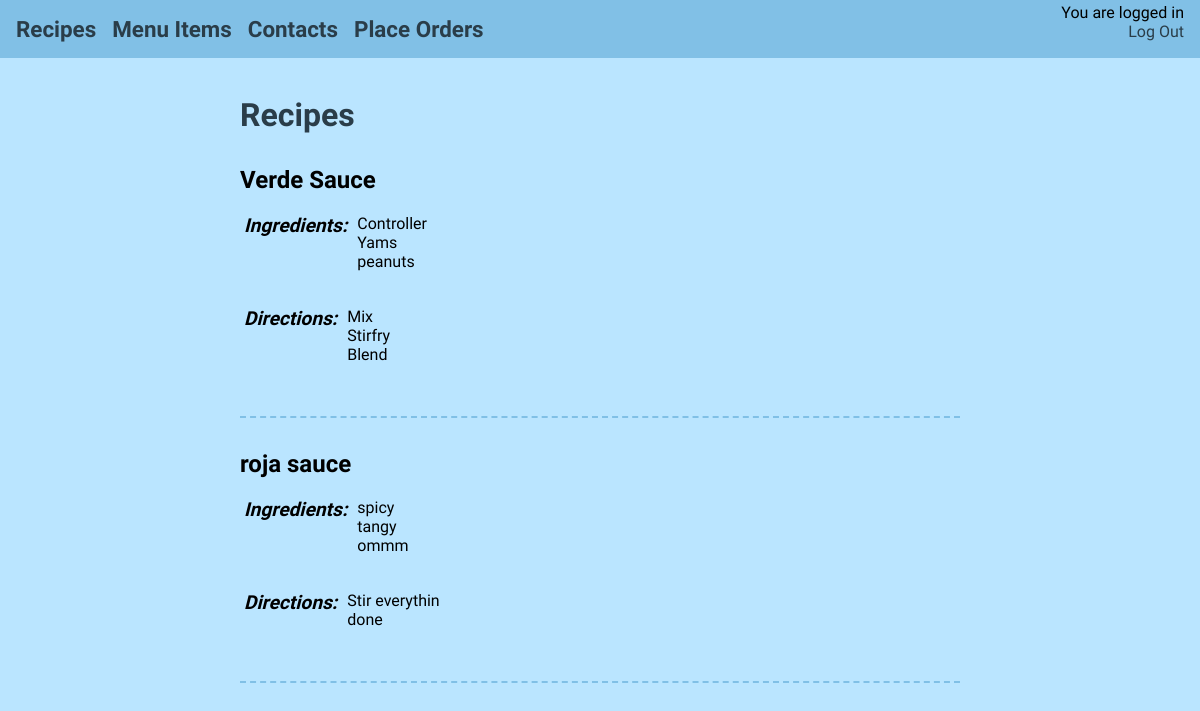
The page /recipes (signed in) on the database its author committed.
### manager_guide/models.py (models this page shows, shortened)
class Recipe(models.Model):
	name = models.CharField(max_length=100)
	ingredients = models.TextField()
	directions = models.TextField()

### manager_guide/views.py (the view)
# urls.py: url(r'^recipes$', views.recipes, name='recipes'),
@login_required
def recipes(request):
	recipes = Recipe.objects.order_by('name')
	return render(request, 'manager_guide/recipes.html', {'recipes': recipes})

### manager_guide/templates/manager_guide/recipes.html
{% extends 'manager_guide/base2.html' %}
{% block content %}
	<div id="content_box">
		<div id="menu_tag">
			<h1>Recipes</h1>
			<div class="menu_items">
				{% for recipe in recipes %}
				<h2>{{ recipe.name }}</h2>
				<table>
					<tr>
						<td><p><em>Ingredients:</em></p></td>
						<td><p>{{ recipe.ingredients|linebreaksbr }}</p></td>
					</tr>
					<tr>
						<td><p><em>Directions:</em></p></td>
						<td><p>{{ recipe.directions|linebreaksbr }}</p></td>
					</tr>
				</table>
				<center><hr /></center>
				{% endfor %}
			</div>
		</div>
	</div>
{% endblock %}

### manager_guide/static/manager_guide/css/style.css (style rules this page uses)
html, body, header, h1, h2, h3, h4, p, a, div, ul, li, table, td, tr { margin: 0; padding: 0; display: block; }
table td { display: table-cell; vertical-align: top; }
hr { margin: 2rem 0; display: block; border-color: #81C0E6; border-width: 2px 0 0 0; border-style: dashed; }
body { background: #BAE5FF; }
h1 { font-family: "Source Sans Pro", sans-serif; color: #2A3D49; }
#content_box { display: flex; position: absolute; top: 0; bottom: 0; left: 0; right: 0; justify-content: center; z-index: -1; }
#content_box #menu_tag { width: 60%; margin-top: 10vh; margin-bottom: 5vh; text-align: left; align-self: flex-start; justify-self: flex-start; }
#content_box #menu_tag em { font-weight: 600; font-decoration: none; font-size: 1.2rem; margin-right: 0.5rem; }
#content_box h1, #content_box h2, #content_box h3, #content_box p { font-family: "Source Sans Pro", sans-serif; }
#content_box h1, #content_box p { margin: 1rem 0; }
#content_box h2 { margin: 2rem 0 0 0; }

### rows shown on the page
Recipe: name "Verde Sauce", ingredients "Controller Yams peanuts", directions "Mix Stirfry Blend"
Recipe: name "roja sauce", ingredients "spicy tangy ommm", directions "Stir everythin done"
